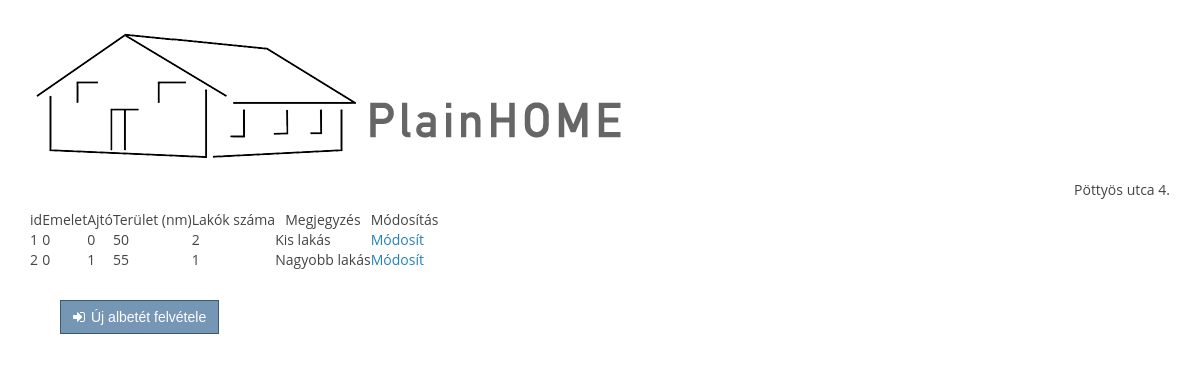
The page /deposits.php on the database as committed earlier.
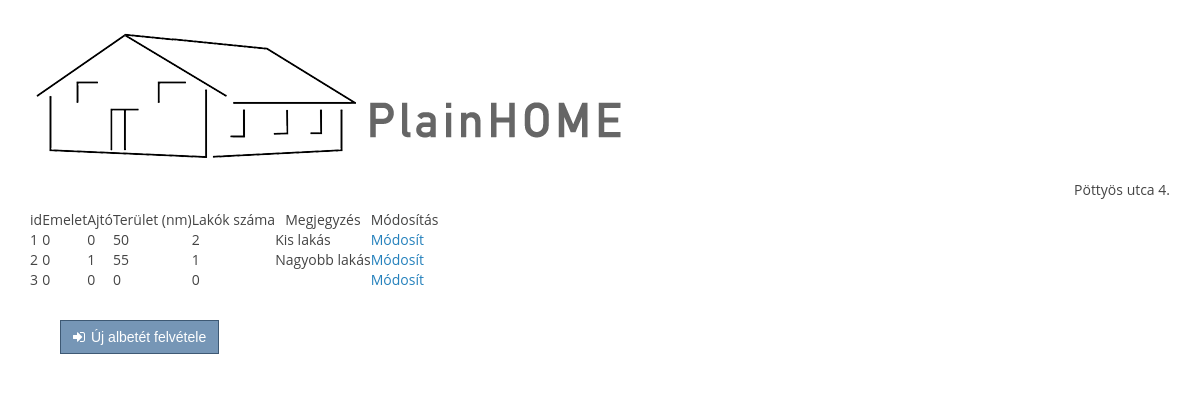
The same page on the database as committed later.
### tables this page shows
CREATE TABLE IF NOT EXISTS `deposits` (
  `id` int(11) NOT NULL AUTO_INCREMENT,
  `floor` int(11) NOT NULL,
  `door` int(11) NOT NULL,
  `area` double NOT NULL,
  `residents_no` int(11) NOT NULL,
  `note` text NOT NULL,
  PRIMARY KEY (`id`)
);

### deposits.php (called while the page is built, shortened)
<?php
include_once 'db.php';
include_once 'html.php';
htmlHead($website['title'], $house['name']);
webheader();
listDeposits();
addDeposit();

### db.php (the view, shortened to what this page needs)
<?php
function listDeposits() {
    $sql = "SELECT * from deposits;";
    $result = mysql_query($sql);
    $table = array();
    while ($row = mysql_fetch_assoc($result)) {
        $table[] = $row;
    }
    echo '<table id="results">';
    echo <<<EOT
   <th> id </th>
   <th> Emelet </th>
   <th> Ajtó </th>
   <th> Terület (nm) </th>
   <th> Lakók száma </th>
   <th> Megjegyzés </th>
   <th> Módosítás </th>
EOT;
    foreach ($table as $row) {
        echo '<tr>';
        foreach ($row as $value) {
            echo '<td>' . $value . '</td>';
        }
        echo "<td><a href=\"#\" target=\"blank\">Módosít</a></td>";
        echo '</tr>';
    }
    echo '</table>';
}

### html.php (shortened to what this page needs)
<?php
function htmlHead($title, $house) {
    echo <<<EOT
	<!doctype html>
<html>
    <head>
        <meta http-equiv="Content-Type" content="text/html; charset=UTF-8">
		<meta name="viewport" content="width=device-width, initial-scale=1.0">
        <title>$title - $house</title>
        <script src="http://code.jquery.com/jquery.min.js"></script>
        <link rel="stylesheet" href="css/style.css" type="text/css">
		<link rel="stylesheet" href="css/font-awesome.min.css" type="text/css">
		<!--[if lt IE 9]>
			<script src="js/html5shiv.js"></script>
			<script src="js/respond.js"></script>
		<![endif]-->
    </head>
    <body>
EOT;
}
function addDeposit() {
    echo <<<EOT
<div class="content">
    <button id="newdepo" value="Új albetét felvétele" class="btn btn-success btn-icon"><i class="fa fa-sign-in"></i>Új albetét felvétele</button>
    <div id="newdeposit">
        <h3>Új albetét felvétele</h3>
        <form action="adddepo.php" method="post">
            <div class="form-group">
                <label for="floor">Emelet</label>
                <input type="text" id="floor" name="floor" class="form-control"></div><br>
            <div class="form-group">
                <label for="door">Ajtó</label>
                <input type="text" id="door" name="door" class="form-control"></div><br>
            <div class="form-group">
                <label for="pass">Alapterület</label>
                <input type="text" id="area" name="area" class="form-control"></div><br>
            <div class="form-group">
                <label for="residents">Lakók száma</label>
                <input type="text" id="residents" name="residents" class="form-control"></div><br>
            <div class="form-group">
                <label for="note">Megjegyzés</label>
                <input type="text" id="note" name="note" class="form-control"></div><br>
            <button type="input" name="submit" value="Hozzáad" class="btn btn-success btn-icon"><i class="fa fa-sign-in"></i>Hozzáad</button>
        </form>
    </div>
</div>
EOT;
}
function webheader() {
    global $house;
echo <<<EOT
    <div class="container">
		<div class="row">
			<div class="col-md-8">
				<div class="logo">
					<a href=""><img alt="PlainHome" src="pics/logo.png" /></a>
				</div>
			</div>
			<div class="col-md-4 userInfo">
                                <p class="textRight">{$house['name']}</p>
			</div>
		</div>
EOT;
}

### css/style.css (style rules this page uses)
html, body, div, span, applet, object, iframe, h1, h2, h3, h4, h5, h6, p, blockquote, pre, a, abbr, acronym, address, big, cite, code, del, dfn, em, img, ins, kbd, q, s, samp, small, strike, strong, sub, sup, tt, var, b, u, i, center, dl, dt, dd, ol, ul, li, fieldset, form, label, legend, table, caption, tbody, tfoot, thead, tr, th, td, article, aside, canvas, details, embed, figure, figcaption, footer, header, hgroup, menu, nav, output, ruby, section, summary, time, mark, audio, video { margin: 0; padding: 0; border: 0; font-size: 100%; font: inherit; vertical-align: baseline; }
body { line-height: 1; }
table { border-collapse: collapse; border-spacing: 0; }
.container:after { content: "\0020"; display: block; height: 0; clear: both; visibility: hidden; }
.clearfix:before, .clearfix:after, .row:before, .row:after { content: '\0020'; display: block; overflow: hidden; visibility: hidden; width: 0; height: 0; }
.row:after, .clearfix:after { clear: both; }
.row, .clearfix { zoom: 1; }
body { padding: 20px 30px; }
a { color: #2581bc; text-decoration: none; }
img { max-width: 100%; height: auto; vertical-align: middle; border: 0; -ms-interpolation-mode: bicubic; }
.textRight { text-align: right; }
body { background: url("../images/bg.png") repeat scroll 0 0 #ffffff; color: #444444; font-family: "Open Sans",sans-serif; font-size: 14px; line-height: 1.42857; }
p { margin: 10px 0; }
.container { max-width: 1250px; margin-left: auto; margin-right: auto; padding-left: 0; padding-right: 0; }
.container .content { padding: 30px; border-radius: 0; background-color: #ffffff; color: inherit; font-size: 1.2em; font-weight: 200; line-height: 1.4; margin-bottom: 30px; }
.btn { display: inline-block; padding: 6px 12px; margin-bottom: 0; font-size: 14px; font-weight: normal; line-height: 1.428571429; text-align: center; white-space: nowrap; vertical-align: middle; cursor: pointer; border: 1px solid transparent; border-radius: 0; -webkit-user-select: none; -moz-user-select: none; -ms-user-select: none; -o-user-select: none; user-select: none; }
.btn-icon i { margin-right: 6px; }
.btn-success { color: #ffffff; background-color: #7696b6; border-color: #3e5974; }

Rows that differ between the two databases and show on the page:
added deposits: id "3", value "0"
